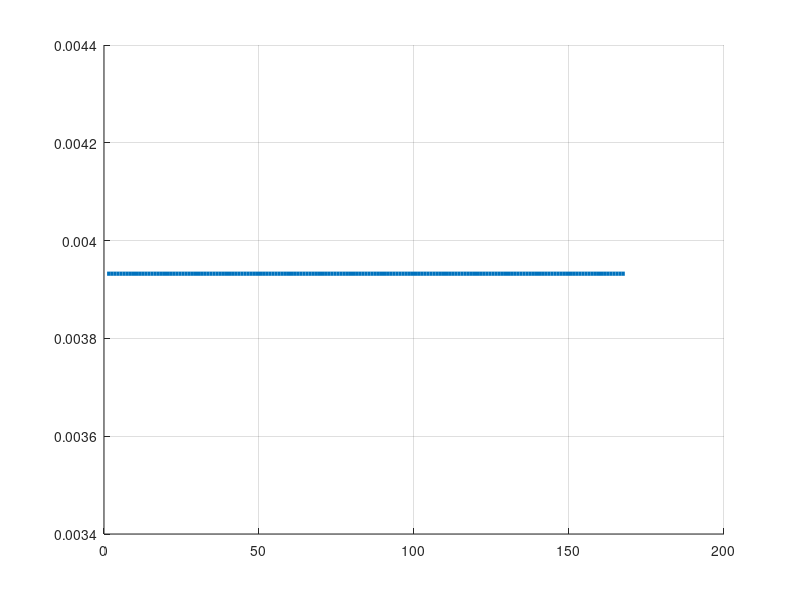

Recreate this plot in MATLAB. (Note: this script raises an error after producing the figure.)
%% Plot Driver for DIU vs DIU Comparison
% ========================================================================
% Author: Eliza Cohn
% Description: Overlays policy behavior derived during optimization sims
% Inputs: For uncertainty framework
%       X: Trajectory of optimal deicision variables 
%       std_hat: Standard deviation of inflow 
%       V_eff: Effective volume boundaries 
%       sysparams: System parameters
% ========================================================================

clc; clear; close all;

% Load optimal trajectories for each policy (for units n > 1)
M1 = load('./results/results_unit2_det.mat');
M2 = load('./results/results_unit2_diu.mat');
M3 = load('./results/results_unit2_ddu.mat');

% Plot settings
season = M1.season;
s = M1.sysparams;
opts = struct('titleTag',season);
T  = M1.T;
tt = (1:T)';
Vmin  = s(2).min_V;
Vmax  = s(2).max_V;

savePath = './results/';
if ~exist(savePath,'dir')
    mkdir(savePath);
end


% =====================================================
% FIGURE 1: Standard Deviation Comparison for M2 and M3
% =====================================================

f1 = figure('Position',[100 100 850 350]); hold on; grid on;
plot(tt, M2.std_hat(:,2), 'LineWidth',3, 'DisplayName','M2 \sigma_t');
plot(tt, M3.std_hat(:,2), 'LineWidth',3, 'DisplayName','M3 \sigma_t');
ylabel('Standard Deviation');
xlabel('Time (h)')
title('Unit 02 Inflow Uncertainty');
legend('Location','northeast');

saveas(f1, fullfile(savePath, 'u2_sigma_diu_vs_ddu.png'));

% =====================================================
% FIGURE 2: Effective Volume Boundaries
% =====================================================
% V_eff format is: [V1_max V1_min V2_max V2_min]

% Extract Volume Bounds/Trajectories for Unit 2
V2max_M1 = M1.V_eff(:,3);
V2min_M1 = M1.V_eff(:,4);
V2_M1 = M1.X(:,6);

V2max_M2 = M2.V_eff(:,3);
V2min_M2 = M2.V_eff(:,4);
V2_M2 = M2.X(:,6);

V2max_M3 = M3.V_eff(:,3);
V2min_M3 = M3.V_eff(:,4);
V2_M3 = M3.X(:,6);

% Base MATLAB default colors
blueBound  = [0 0 1];         % blue
greenBound = [0 1 0];         % green
redBound   = [1 0 0];         % red

% Trajectory Colors
blueTraj  = 0.6 * blueBound;
greenTraj = 0.6 * greenBound;
redTraj   = 0.6 * redBound;

f2 = figure('Position',[100 480 1100 480]); hold on; grid on;

% M1: Deterministic bounds and policy
plot(tt, V2min_M1, 'LineWidth',3, 'LineStyle','-.', 'Color',blueBound, 'DisplayName','M1^{Bounds}');
plot(tt, V2max_M1, 'LineWidth',3, 'LineStyle','-.', 'Color',blueBound, 'HandleVisibility','off');
plot(tt, V2_M1,    'LineWidth',2, 'Color',blueTraj, 'DisplayName','M1^{Trajectory}');

% M2: DIU bounds and policy
plot(tt, V2min_M2, 'LineWidth',3, 'LineStyle','-.', 'Color',greenBound, 'DisplayName','M2^{Bounds}');
plot(tt, V2max_M2, 'LineWidth',3, 'LineStyle','-.', 'Color',greenBound, 'HandleVisibility','off');
plot(tt, V2_M2,    'LineWidth',2, 'Color',greenTraj, 'DisplayName','M2^{Trajectory}');

% M3: DDU bounds and policy
plot(tt, V2min_M3, 'LineWidth',3, 'LineStyle','-.', 'Color',redBound, 'DisplayName','M3^{Bounds}');
plot(tt, V2max_M3, 'LineWidth',3, 'LineStyle','-.', 'Color',redBound, 'HandleVisibility','off');
plot(tt, V2_M3,    'LineWidth',2, 'Color',redTraj, 'DisplayName','M3^{Trajectory}');

% ylim([0,0.06]);
ylabel('SoC Bounds');
xlabel('Time (h)')
set(gca, 'FontSize', 14);        % axes labels, ticks
set(findall(gcf,'Type','text'), 'FontSize', 14);  % all text objects
legend('Location','best', 'FontSize', 13);
title('SoC Trajectory and Effective Bounds', 'FontSize', 16);

saveas(f2, fullfile(savePath, 'u2_soc_diu_vs_ddu.png'));

% =====================================================
% FIGURE 3: Power Production (Normalized)
% =====================================================

% Extract power dispatch for each policy
p2_M1 = M1.X(:,7);
p2_M2 = M2.X(:,7);
p2_M3 = M3.X(:,7);

P_all = [p2_M1, p2_M2, p2_M3];

f3 = figure('Position',[100 480 1100 480]); hold on; grid on;

% Plot power dispatch 
b = bar(tt, P_all, 'grouped');

% Apply MATLAB default colors
b(1).FaceColor = [0 0 1];    % blue
b(2).FaceColor = [0 1 0];    % green
b(3).FaceColor = [1 0 0];    % red

ylabel('Normalized Power (p.u.)');
xlabel('Time (h)')
set(gca, 'FontSize', 14);        % axes labels, ticks
set(findall(gcf,'Type','text'), 'FontSize', 14);  % all text objects
legend({'M1', 'M2', 'M3'}, 'Location', 'best', 'FontSize', 13);
title('Unit 02 Normalized Power Dispatch', 'FontSize', 16);
